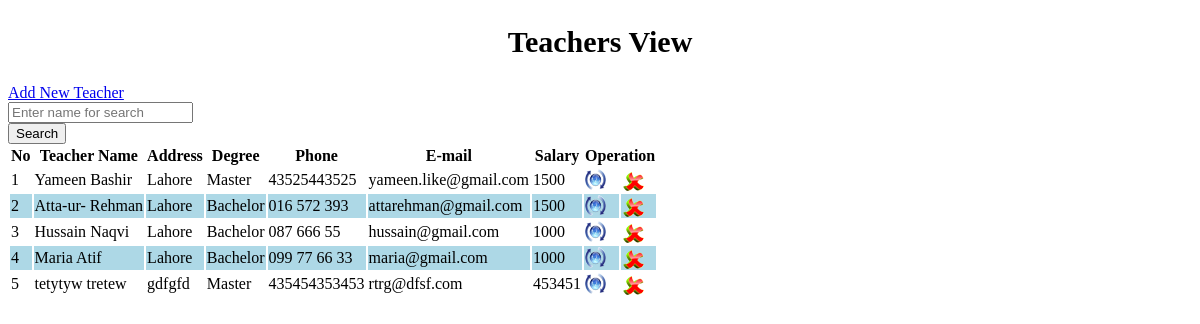
Screenshot of /View_Teachers.php with the database file from the repository.
### tables this page shows
CREATE TABLE `teacher_tbl` (
  `teacher_id` int(10) UNSIGNED NOT NULL,
  `f_name` varchar(30) NOT NULL,
  `l_name` varchar(30) NOT NULL,
  `gender` char(10) NOT NULL,
  `dob` date NOT NULL,
  `address` varchar(100) NOT NULL,
  `degree` varchar(50) NOT NULL,
  `salary` float NOT NULL,
  `married` char(10) NOT NULL,
  `phone` varchar(50) NOT NULL,
  `email` varchar(50) NOT NULL,
  `type` varchar(80) NOT NULL DEFAULT 'teacher'
);

### View_Teachers.php (the view, shortened to what this page needs)
<!DOCTYPE html PUBLIC "-//W3C//DTD XHTML 1.0 Transitional//EN" "http://www.w3.org/TR/xhtml1/DTD/xhtml1-transitional.dtd">
<html xmlns="http://www.w3.org/1999/xhtml">
<head>
<link rel="stylesheet" type="text/css" href="css/style_view.css" />
</head>
<body>
	<h1 style="text-align:center; font-size:30px; padding:5px;">Teachers View</h1>
<div class="col-md-12  view-form-style">
    <div class="col-md-1 entry-head margin-20b">
        <a class="btn btn-primary right" href="?tag=teachers_entry">Add New Teacher</a>
    </div>
    <form role="form" data-toggle="validator" method="post" class="form-horizontal">
        <div class="form-group">
            <div class="col-md-9 col-md-offset-1 col-xs-9 col-sm-10">
                <input type="text" class="form-control" name="searchtxt" Placeholder="Enter name for search" autocomplete="off"/></div>
            <input type="submit" name="btnsearch" value="Search" class="btn btn-info"/>
        </div>
    </form>
<div class="table-responsive">
    <table class="table table-bordered">
        <tr>
            <th>No</th>
            <th>Teacher Name</th>
            <th>Address</th>
            <th>Degree</th>
            <th>Phone</th>
            <th>E-mail</th>
            <th>Salary</th>
            <th colspan="2">Operation</th>
        </tr>
         <?php
		 $key="";
	if($key !="")
		$sql_sel=mysql_query("SElECT * FROM teacher_tbl WHERE f_name  like '%$key%' or l_name like '%$key%'");
	else
        $sql_sel=mysql_query("SELECT * FROM teacher_tbl WHERE type='teacher';");
    $i=0;
    while($row=mysql_fetch_array($sql_sel)){
    $i++;
    $color=($i%2==0)?"lightblue":"white";
    ?>
      <tr bgcolor="<?php echo $color?>">
            <td><?php echo $i;?></td>
            <td><?php echo $row['f_name']."    ".$row['l_name'];?></td>
            <td><?php echo $row['address'];?></td>
            <td><?php echo $row['degree'];?></td>
            <td><?php echo $row['phone'];?></td>
            <td><?php echo $row['email'];?></td>
            <td><?php echo $row['salary'];?></td>
            <td><a href="?tag=teachers_entry&opr=upd&rs_id=<?php echo $row['teacher_id'];?>" title="Upate"><img src="picture/update.png" /></a></td>
            <td><a href="?tag=view_teachers&opr=del&rs_id=<?php echo $row['teacher_id'];?>" title="Delete"><img src="picture/delete.png" /></a></td>
        </tr>
    <?php
    }
    ?>
    </table>
</div>
</body>
</html>

### rows the page displays
teacher_tbl: f_name "Yameen", l_name "Bashir", address "Lahore", degree "Master", phone "43525443525", email "yameen.like@gmail.com", salary "1500"
teacher_tbl: f_name "Atta-ur-", l_name "Rehman", address "Lahore", degree "Bachelor", phone "016 572 393", email "attarehman@gmail.com", salary "1500"
teacher_tbl: f_name "Hussain", l_name "Naqvi", address "Lahore", degree "Bachelor", phone "087 666 55", email "hussain@gmail.com", salary "1000"
teacher_tbl: f_name "Maria", l_name "Atif", address "Lahore", degree "Bachelor", phone "099 77 66 33", email "maria@gmail.com", salary "1000"
teacher_tbl: f_name "tetytyw", l_name "tretew", address "gdfgfd", degree "Master", phone "435454353453", email "rtrg@dfsf.com", salary "453451"
